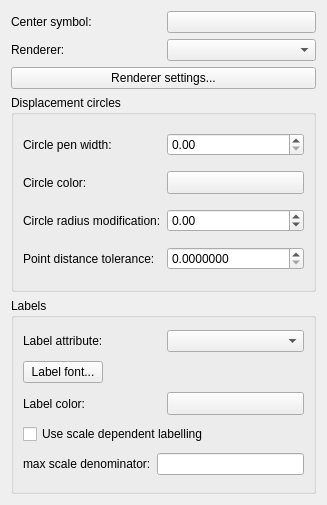
<?xml version="1.0" encoding="UTF-8"?>
<ui version="4.0">
 <class>QgsPointDisplacementRendererWidgetBase</class>
 <widget class="QWidget" name="QgsPointDisplacementRendererWidgetBase">
  <property name="geometry">
   <rect>
    <x>0</x>
    <y>0</y>
    <width>327</width>
    <height>505</height>
   </rect>
  </property>
  <property name="windowTitle">
   <string>Form</string>
  </property>
  <layout class="QGridLayout" name="gridLayout_3">
   <item row="0" column="0">
    <layout class="QHBoxLayout" name="horizontalLayout_9">
     <item>
      <widget class="QLabel" name="mCenterSymbolLabel">
       <property name="text">
        <string>Center symbol:</string>
       </property>
      </widget>
     </item>
     <item>
      <widget class="QPushButton" name="mCenterSymbolPushButton">
       <property name="text">
        <string/>
       </property>
      </widget>
     </item>
    </layout>
   </item>
   <item row="1" column="0">
    <layout class="QHBoxLayout" name="horizontalLayout_4">
     <item>
      <widget class="QLabel" name="mRendererLabel">
       <property name="text">
        <string>Renderer:</string>
       </property>
      </widget>
     </item>
     <item>
      <widget class="QComboBox" name="mRendererComboBox"/>
     </item>
    </layout>
   </item>
   <item row="2" column="0">
    <widget class="QPushButton" name="mRendererSettingsButton">
     <property name="text">
      <string>Renderer settings...</string>
     </property>
    </widget>
   </item>
   <item row="3" column="0">
    <widget class="QGroupBox" name="mDisplacementCirclesGroupBox">
     <property name="title">
      <string>Displacement circles</string>
     </property>
     <layout class="QGridLayout" name="gridLayout_2">
      <item row="0" column="0">
       <layout class="QHBoxLayout" name="horizontalLayout_2">
        <item>
         <widget class="QLabel" name="mCircleWidthLabel">
          <property name="text">
           <string>Circle pen width:</string>
          </property>
         </widget>
        </item>
        <item>
         <widget class="QDoubleSpinBox" name="mCircleWidthSpinBox"/>
        </item>
       </layout>
      </item>
      <item row="1" column="0">
       <layout class="QHBoxLayout" name="horizontalLayout_3">
        <item>
         <widget class="QLabel" name="mCircleColorLabel">
          <property name="text">
           <string>Circle color:</string>
          </property>
         </widget>
        </item>
        <item>
         <widget class="QgsColorButton" name="mCircleColorButton">
          <property name="sizePolicy">
           <sizepolicy hsizetype="Preferred" vsizetype="Fixed">
            <horstretch>0</horstretch>
            <verstretch>0</verstretch>
           </sizepolicy>
          </property>
          <property name="text">
           <string/>
          </property>
         </widget>
        </item>
       </layout>
      </item>
      <item row="2" column="0">
       <layout class="QHBoxLayout" name="horizontalLayout_6">
        <item>
         <widget class="QLabel" name="mCircleRadiusLabel">
          <property name="text">
           <string>Circle radius modification:</string>
          </property>
         </widget>
        </item>
        <item>
         <widget class="QDoubleSpinBox" name="mCircleModificationSpinBox">
          <property name="minimum">
           <double>-99.000000000000000</double>
          </property>
         </widget>
        </item>
       </layout>
      </item>
      <item row="3" column="0">
       <layout class="QHBoxLayout" name="horizontalLayout_10">
        <item>
         <widget class="QLabel" name="mDistanceToleranceLabel">
          <property name="text">
           <string>Point distance tolerance:</string>
          </property>
         </widget>
        </item>
        <item>
         <widget class="QDoubleSpinBox" name="mDistanceSpinBox">
          <property name="decimals">
           <number>7</number>
          </property>
          <property name="maximum">
           <double>999999999.000000000000000</double>
          </property>
         </widget>
        </item>
       </layout>
      </item>
     </layout>
    </widget>
   </item>
   <item row="4" column="0">
    <widget class="QGroupBox" name="mLabellingGroupBox">
     <property name="title">
      <string>Labels</string>
     </property>
     <layout class="QGridLayout" name="gridLayout">
      <item row="0" column="0">
       <layout class="QHBoxLayout" name="horizontalLayout">
        <item>
         <widget class="QLabel" name="mLabelAttributeLabel">
          <property name="text">
           <string>Label attribute:</string>
          </property>
         </widget>
        </item>
        <item>
         <widget class="QComboBox" name="mLabelFieldComboBox"/>
        </item>
       </layout>
      </item>
      <item row="1" column="0">
       <layout class="QHBoxLayout" name="horizontalLayout_8">
        <item>
         <widget class="QPushButton" name="mLabelFontButton">
          <property name="text">
           <string>Label font...</string>
          </property>
         </widget>
        </item>
        <item>
         <spacer name="horizontalSpacer">
          <property name="orientation">
           <enum>Qt::Horizontal</enum>
          </property>
          <property name="sizeHint" stdset="0">
           <size>
            <width>94</width>
            <height>20</height>
           </size>
          </property>
         </spacer>
        </item>
       </layout>
      </item>
      <item row="2" column="0">
       <layout class="QHBoxLayout" name="horizontalLayout_5">
        <item>
         <widget class="QLabel" name="mLabelColorLabel">
          <property name="text">
           <string>Label color:</string>
          </property>
         </widget>
        </item>
        <item>
         <widget class="QgsColorButton" name="mLabelColorButton">
          <property name="sizePolicy">
           <sizepolicy hsizetype="Preferred" vsizetype="Fixed">
            <horstretch>0</horstretch>
            <verstretch>0</verstretch>
           </sizepolicy>
          </property>
          <property name="text">
           <string/>
          </property>
         </widget>
        </item>
       </layout>
      </item>
      <item row="3" column="0">
       <widget class="QCheckBox" name="mScaleDependentLabelsCheckBox">
        <property name="text">
         <string>Use scale dependent labelling</string>
        </property>
       </widget>
      </item>
      <item row="4" column="0">
       <layout class="QHBoxLayout" name="horizontalLayout_7">
        <item>
         <widget class="QLabel" name="mMaxScaleLabel">
          <property name="text">
           <string>max scale denominator:</string>
          </property>
         </widget>
        </item>
        <item>
         <widget class="QLineEdit" name="mMaxScaleDenominatorEdit"/>
        </item>
       </layout>
      </item>
     </layout>
    </widget>
   </item>
  </layout>
 </widget>
 <customwidgets>
  <customwidget>
   <class>QgsColorButton</class>
   <extends>QToolButton</extends>
   <header>qgscolorbutton.h</header>
  </customwidget>
 </customwidgets>
 <resources/>
 <connections/>
</ui>
